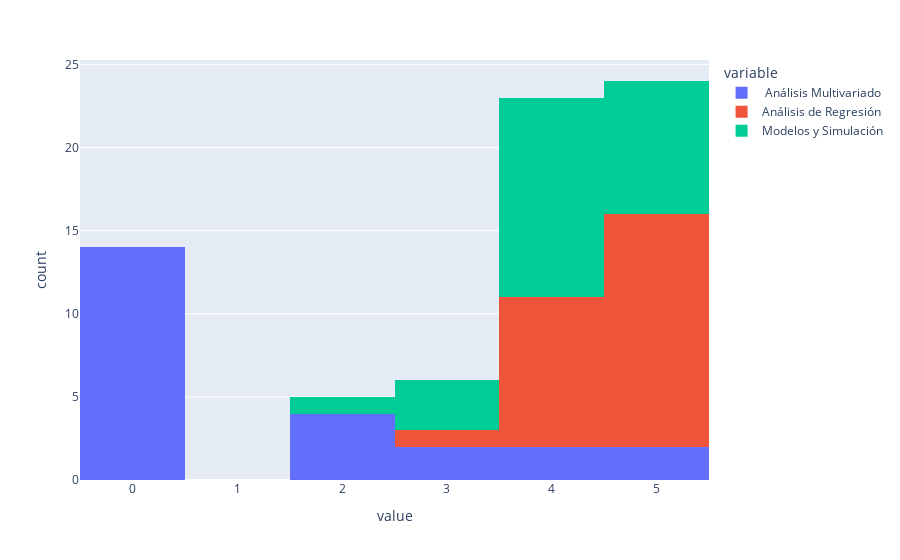

This figure's notebook cell:
### Code cell
px.histogram(df2[ls_subjects2])

### Figure 1 — Plotly figure (JSON) as saved in the notebook; plotly's stock layout.template omitted (floating-point values rounded to 4 significant figures)
{"data": [{"alignmentgroup": "True", "bingroup": "x", "hovertemplate": "variable= Análisis Multivariado<br>value=%{x}<br>count=%{y}<extra></extra>", "legendgroup": " Análisis Multivariado", "marker": {"color": "#636efa", "pattern": {"shape": ""}}, "name": " Análisis Multivariado", "offsetgroup": " Análisis Multivariado", "orientation": "v", "showlegend": true, "type": "histogram", "x": [0, 0, 0, 0, 0, 0, 0, 4, 3, 5, 0, 0, 5, 3, 0, 0, 2, 2, 0, 2, 0, 0, 4, 2], "xaxis": "x", "yaxis": "y"}, {"alignmentgroup": "True", "bingroup": "x", "hovertemplate": "variable=Análisis de Regresión<br>value=%{x}<br>count=%{y}<extra></extra>", "legendgroup": "Análisis de Regresión", "marker": {"color": "#EF553B", "pattern": {"shape": ""}}, "name": "Análisis de Regresión", "offsetgroup": "Análisis de Regresión", "orientation": "v", "showlegend": true, "type": "histogram", "x": [5, 5, 5, 4, 5, 4, 4, 5, 5, 3, 5, 4, 4, 5, 5, 4, 5, 5, 4, 5, 4, 5, 5, 4], "xaxis": "x", "yaxis": "y"}, {"alignmentgroup": "True", "bingroup": "x", "hovertemplate": "variable=Modelos y Simulación<br>value=%{x}<br>count=%{y}<extra></extra>", "legendgroup": "Modelos y Simulación", "marker": {"color": "#00cc96", "pattern": {"shape": ""}}, "name": "Modelos y Simulación", "offsetgroup": "Modelos y Simulación", "orientation": "v", "showlegend": true, "type": "histogram", "x": [4, 4, 4, 5, 4, 5, 5, 3, 4, 4, 4, 5, 2, 4, 4, 5, 3, 4, 5, 4, 5, 4, 3, 5], "xaxis": "x", "yaxis": "y"}], "layout": {"autosize": true, "barmode": "relative", "legend": {"title": {"text": "variable"}, "tracegroupgap": 0}, "margin": {"t": 60}, "xaxis": {"anchor": "y", "autorange": true, "domain": [0, 1], "range": [-0.5, 5.5], "title": {"text": "value"}, "type": "linear"}, "yaxis": {"anchor": "x", "autorange": true, "domain": [0, 1], "range": [0, 25.26], "title": {"text": "count"}}}}
